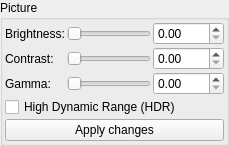
    <widget class="QGroupBox" name="groupBox_ImageAdjustments">
     <property name="toolTip">
      <string>&lt;html&gt;&lt;head/&gt;&lt;body&gt;&lt;p&gt;Adjustments for image colors. Can be changed after rendering&lt;/p&gt;&lt;p&gt;&lt;br/&gt;&lt;/p&gt;&lt;/body&gt;&lt;/html&gt;</string>
     </property>
     <property name="title">
      <string>Picture</string>
     </property>
     <layout class="QVBoxLayout" name="verticalLayout_20">
      <property name="spacing">
       <number>2</number>
      </property>
      <property name="leftMargin">
       <number>2</number>
      </property>
      <property name="topMargin">
       <number>2</number>
      </property>
      <property name="rightMargin">
       <number>2</number>
      </property>
      <property name="bottomMargin">
       <number>2</number>
      </property>
      <item>
       <layout class="QGridLayout" name="gridLayout">
        <property name="spacing">
         <number>2</number>
        </property>
        <item row="1" column="2">
         <widget class="MyDoubleSpinBox" name="spinbox_contrast">
          <property name="sizePolicy">
           <sizepolicy hsizetype="Minimum" vsizetype="Preferred">
            <horstretch>0</horstretch>
            <verstretch>0</verstretch>
           </sizepolicy>
          </property>
          <property name="toolTip">
           <string>&lt;html&gt;&lt;head/&gt;&lt;body&gt;&lt;p&gt;Contrast of image&lt;/p&gt;&lt;p&gt;Use &lt;span style=&quot; font-style:italic;&quot;&gt;apply changes&lt;/span&gt; button to update image&lt;/p&gt;&lt;/body&gt;&lt;/html&gt;</string>
          </property>
          <property name="prefix">
           <string/>
          </property>
          <property name="suffix">
           <string/>
          </property>
          <property name="decimals">
           <number>2</number>
          </property>
          <property name="maximum">
           <double>1000.000000000000000</double>
          </property>
          <property name="singleStep">
           <double>0.100000000000000</double>
          </property>
         </widget>
        </item>
        <item row="2" column="2">
         <widget class="MyDoubleSpinBox" name="spinbox_gamma">
          <property name="sizePolicy">
           <sizepolicy hsizetype="Minimum" vsizetype="Preferred">
            <horstretch>0</horstretch>
            <verstretch>0</verstretch>
           </sizepolicy>
          </property>
          <property name="toolTip">
           <string>&lt;html&gt;&lt;head/&gt;&lt;body&gt;&lt;p&gt;Gamma of image&lt;/p&gt;&lt;p&gt;Use &lt;span style=&quot; font-style:italic;&quot;&gt;apply changes&lt;/span&gt; button to update image&lt;/p&gt;&lt;/body&gt;&lt;/html&gt;</string>
          </property>
          <property name="prefix">
           <string/>
          </property>
          <property name="suffix">
           <string/>
          </property>
          <property name="decimals">
           <number>2</number>
          </property>
          <property name="maximum">
           <double>1000.000000000000000</double>
          </property>
          <property name="singleStep">
           <double>0.100000000000000</double>
          </property>
         </widget>
        </item>
        <item row="2" column="0">
         <widget class="QLabel" name="label_4">
          <property name="text">
           <string>Gamma:</string>
          </property>
         </widget>
        </item>
        <item row="0" column="2">
         <widget class="MyDoubleSpinBox" name="spinbox_brightness">
          <property name="sizePolicy">
           <sizepolicy hsizetype="Minimum" vsizetype="Preferred">
            <horstretch>0</horstretch>
            <verstretch>0</verstretch>
           </sizepolicy>
          </property>
          <property name="toolTip">
           <string>&lt;html&gt;&lt;head/&gt;&lt;body&gt;&lt;p&gt;Brightness of image&lt;/p&gt;&lt;p&gt;Use &lt;span style=&quot; font-style:italic;&quot;&gt;apply changes&lt;/span&gt; button to update image&lt;br/&gt;&lt;/p&gt;&lt;/body&gt;&lt;/html&gt;</string>
          </property>
          <property name="prefix">
           <string/>
          </property>
          <property name="suffix">
           <string/>
          </property>
          <property name="decimals">
           <number>2</number>
          </property>
          <property name="maximum">
           <double>1000.000000000000000</double>
          </property>
          <property name="singleStep">
           <double>0.100000000000000</double>
          </property>
         </widget>
        </item>
        <item row="0" column="0">
         <widget class="QLabel" name="label_3">
          <property name="text">
           <string>Brightness:</string>
          </property>
         </widget>
        </item>
        <item row="1" column="1">
         <widget class="QSlider" name="slider_contrast">
          <property name="sizePolicy">
           <sizepolicy hsizetype="Expanding" vsizetype="Preferred">
            <horstretch>0</horstretch>
            <verstretch>0</verstretch>
           </sizepolicy>
          </property>
          <property name="maximum">
           <number>200</number>
          </property>
          <property name="orientation">
           <enum>Qt::Horizontal</enum>
          </property>
         </widget>
        </item>
        <item row="0" column="1">
         <widget class="QSlider" name="slider_brightness">
          <property name="sizePolicy">
           <sizepolicy hsizetype="Expanding" vsizetype="Preferred">
            <horstretch>0</horstretch>
            <verstretch>0</verstretch>
           </sizepolicy>
          </property>
          <property name="maximum">
           <number>200</number>
          </property>
          <property name="singleStep">
           <number>1</number>
          </property>
          <property name="orientation">
           <enum>Qt::Horizontal</enum>
          </property>
         </widget>
        </item>
        <item row="1" column="0">
         <widget class="QLabel" name="label_45">
          <property name="text">
           <string>Contrast:</string>
          </property>
         </widget>
        </item>
        <item row="2" column="1">
         <widget class="QSlider" name="slider_gamma">
          <property name="sizePolicy">
           <sizepolicy hsizetype="Expanding" vsizetype="Preferred">
            <horstretch>0</horstretch>
            <verstretch>0</verstretch>
           </sizepolicy>
          </property>
          <property name="maximum">
           <number>200</number>
          </property>
          <property name="orientation">
           <enum>Qt::Horizontal</enum>
          </property>
         </widget>
        </item>
       </layout>
      </item>
      <item>
       <widget class="MyCheckBox" name="checkBox_hdr">
        <property name="toolTip">
         <string>&lt;html&gt;&lt;head/&gt;&lt;body&gt;&lt;p&gt;High dynamic range effect. Reduces brightness of the brightest pixels to prevent oversaturation.&lt;/p&gt;&lt;p&gt;Use &lt;span style=&quot; font-style:italic;&quot;&gt;apply changes&lt;/span&gt; button to update image&lt;/p&gt;&lt;/body&gt;&lt;/html&gt;</string>
        </property>
        <property name="text">
         <string>High Dynamic Range (HDR)</string>
        </property>
       </widget>
      </item>
      <item>
       <widget class="QPushButton" name="pushButton_apply_image_changes">
        <property name="toolTip">
         <string>&lt;html&gt;&lt;head/&gt;&lt;body&gt;&lt;p&gt;Apply changes of image colors&lt;/p&gt;&lt;p&gt;&lt;br/&gt;&lt;/p&gt;&lt;/body&gt;&lt;/html&gt;</string>
        </property>
        <property name="text">
         <string>Apply changes</string>
        </property>
        <property name="icon">
         <iconset theme="dialog-ok-apply">
          <normaloff>../git/.designer/backup</normaloff>../git/.designer/backup</iconset>
        </property>
       </widget>
      </item>
     </layout>
    </widget>
